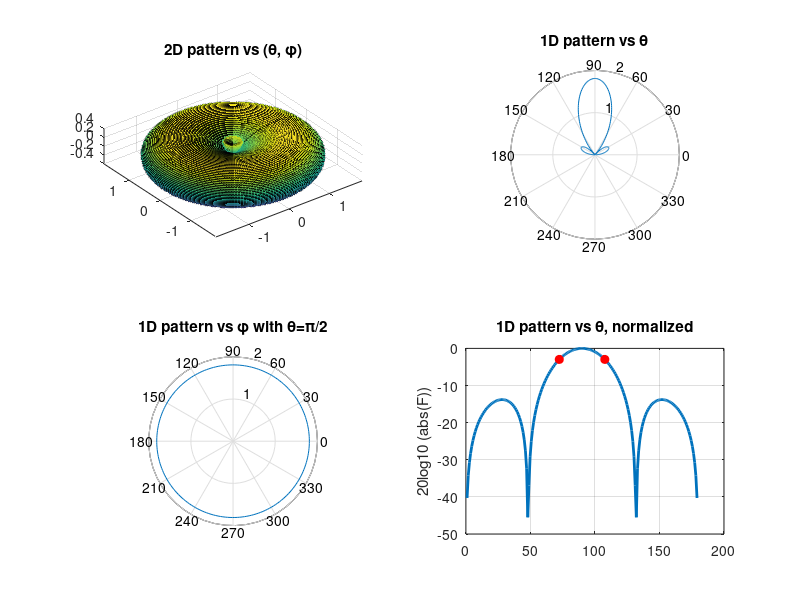

MATLAB code for this plot: (Note: this script raises an error after producing the figure.)
%Plot 2D pattern
f = 3*10^8; c = 3*10^8; lambda = c/f; k = 2*pi/lambda;
l = 0.6*lambda;
N_theta = 200; N_phi = 200;
[theta,phi] = meshgrid(0:pi./(N_theta-1):pi, 0:2*pi./(N_phi-1):2*pi);
F = ((cos(k*l*cos(theta))-cos(k*l))./sin(theta));
XD = abs(F).*sin(theta).*cos(phi);
YD = abs(F).*sin(theta).*sin(phi);
ZD = abs(F).*cos(theta);
subplot(2,2,1); surf(XD,YD,ZD);
title('2D pattern vs (\theta, \phi)'); axis image; rotate3d on; grid on;
% Pattern vs \theta in polar coordinates
N_theta = 200;
theta = [0: pi/( N_theta-1):pi];
F = (cos(k*l*cos(theta))-cos(k*l))./sin(theta);
subplot(2,2,2)
polar(theta,abs(F))
title('1D pattern vs \theta'); grid on
% Pattern vs \theta in rectangular coordinates
subplot(2,2,4)
% Normalize F for dB calculation
F_normalized = abs(F)/max(abs(F));
F_db = 20*log10(F_normalized);

% Define target dB value
target_db = -3;

% Find ALL indices close to -3 dB (within a small tolerance)
tolerance = 0.1;  % Adjust this value to control how close to -3 dB
indices = find(abs(F_db - target_db) < tolerance);

% Get corresponding theta values in degrees
theta_at_minus3db = theta(indices) * 180/pi;

plot(theta/pi*180, F_db, 'linewidth', 2)
title('1D pattern vs \theta, normalized'); grid on; ylabel('20log10 (abs(F))')

% Print out the -3 dB point values
disp('Theta values at -3 dB:');
for i = 1:length(indices)
    fprintf('Theta = %.4f degrees\n', theta_at_minus3db(i));
end
hold on;
plot(theta_at_minus3db, F_db(indices), 'ro', 'MarkerFaceColor', 'r');
hold off;

% Calculate and display the difference between max and min theta values at -3 dB
if length(theta_at_minus3db) > 1
    theta_difference = max(theta_at_minus3db) - min(theta_at_minus3db);
    fprintf('Difference between max and min theta at -3 dB: %.4f degrees\n', theta_difference);
else
    fprintf('Not enough points to calculate difference\n');
end

% Pattern vs \phi in polar coordinates
subplot(2,2,3)
phi =[0: 2*pi/( N_phi-1):2*pi];
theta = pi/2;
F = (cos(k*l*cos(theta))-cos(k*l))./sin(theta)*ones(size(phi));
polar(phi, abs(F))
title('1D pattern vs \phi with \theta=\pi/2'); grid on

% Find peaks in dB scale, with theta as x-axis values
[pks, locs] = findpeaks(F_db, theta * 180/pi);  % locs contains theta values in degrees

% Identify main lobe (highest peak)
[main_lobe_peak, main_index] = max(pks);
main_lobe_theta = locs(main_index);  % Main lobe theta

% Remove the main lobe from consideration
pks(main_index) = [];
locs(main_index) = [];  % locs already contains theta values in degrees

% Find the highest remaining peak (side lobe)
if ~isempty(pks)
    [side_lobe_peak, side_index] = max(pks);

    fprintf('Side lobe peak: %.4f dB\n', side_lobe_peak);
else
    fprintf('No side lobe detected.\n');
end
